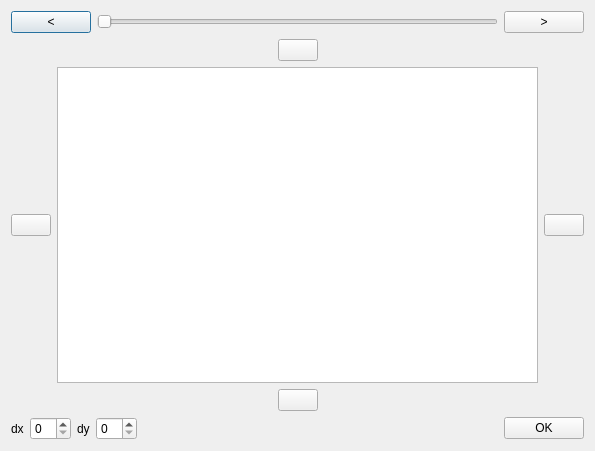
<?xml version="1.0" encoding="UTF-8"?>
<ui version="4.0">
 <class>AlignInspector</class>
 <widget class="QDialog" name="AlignInspector">
  <property name="geometry">
   <rect>
    <x>0</x>
    <y>0</y>
    <width>595</width>
    <height>451</height>
   </rect>
  </property>
  <property name="windowTitle">
   <string>Dialog</string>
  </property>
  <layout class="QVBoxLayout" name="verticalLayout">
   <item>
    <layout class="QHBoxLayout" name="horizontalLayout">
     <item>
      <widget class="QPushButton" name="previous">
       <property name="text">
        <string>&lt;</string>
       </property>
      </widget>
     </item>
     <item>
      <widget class="QSlider" name="slider">
       <property name="orientation">
        <enum>Qt::Horizontal</enum>
       </property>
      </widget>
     </item>
     <item>
      <widget class="QPushButton" name="next">
       <property name="text">
        <string>&gt;</string>
       </property>
      </widget>
     </item>
    </layout>
   </item>
   <item>
    <layout class="QHBoxLayout" name="horizontalLayout_4">
     <item>
      <spacer name="horizontalSpacer_4">
       <property name="orientation">
        <enum>Qt::Horizontal</enum>
       </property>
       <property name="sizeHint" stdset="0">
        <size>
         <width>40</width>
         <height>20</height>
        </size>
       </property>
      </spacer>
     </item>
     <item>
      <widget class="QPushButton" name="up">
       <property name="text">
        <string/>
       </property>
      </widget>
     </item>
     <item>
      <spacer name="horizontalSpacer_5">
       <property name="orientation">
        <enum>Qt::Horizontal</enum>
       </property>
       <property name="sizeHint" stdset="0">
        <size>
         <width>40</width>
         <height>20</height>
        </size>
       </property>
      </spacer>
     </item>
    </layout>
   </item>
   <item>
    <layout class="QHBoxLayout" name="horizontalLayout_3">
     <item>
      <widget class="QPushButton" name="left">
       <property name="text">
        <string/>
       </property>
      </widget>
     </item>
     <item>
      <widget class="QGraphicsView" name="graphicsView"/>
     </item>
     <item>
      <widget class="QPushButton" name="right">
       <property name="text">
        <string/>
       </property>
      </widget>
     </item>
    </layout>
   </item>
   <item>
    <layout class="QHBoxLayout" name="horizontalLayout_5">
     <item>
      <spacer name="horizontalSpacer_2">
       <property name="orientation">
        <enum>Qt::Horizontal</enum>
       </property>
       <property name="sizeHint" stdset="0">
        <size>
         <width>40</width>
         <height>20</height>
        </size>
       </property>
      </spacer>
     </item>
     <item>
      <widget class="QPushButton" name="down">
       <property name="text">
        <string/>
       </property>
      </widget>
     </item>
     <item>
      <spacer name="horizontalSpacer_3">
       <property name="orientation">
        <enum>Qt::Horizontal</enum>
       </property>
       <property name="sizeHint" stdset="0">
        <size>
         <width>40</width>
         <height>20</height>
        </size>
       </property>
      </spacer>
     </item>
    </layout>
   </item>
   <item>
    <layout class="QHBoxLayout" name="horizontalLayout_2">
     <item>
      <widget class="QLabel" name="label">
       <property name="text">
        <string>dx</string>
       </property>
      </widget>
     </item>
     <item>
      <widget class="QSpinBox" name="dx"/>
     </item>
     <item>
      <widget class="QLabel" name="label_2">
       <property name="text">
        <string>dy</string>
       </property>
      </widget>
     </item>
     <item>
      <widget class="QSpinBox" name="dy"/>
     </item>
     <item>
      <spacer name="horizontalSpacer">
       <property name="orientation">
        <enum>Qt::Horizontal</enum>
       </property>
       <property name="sizeHint" stdset="0">
        <size>
         <width>40</width>
         <height>20</height>
        </size>
       </property>
      </spacer>
     </item>
     <item>
      <widget class="QPushButton" name="ok">
       <property name="text">
        <string>OK</string>
       </property>
      </widget>
     </item>
    </layout>
   </item>
  </layout>
 </widget>
 <resources/>
 <connections/>
</ui>
